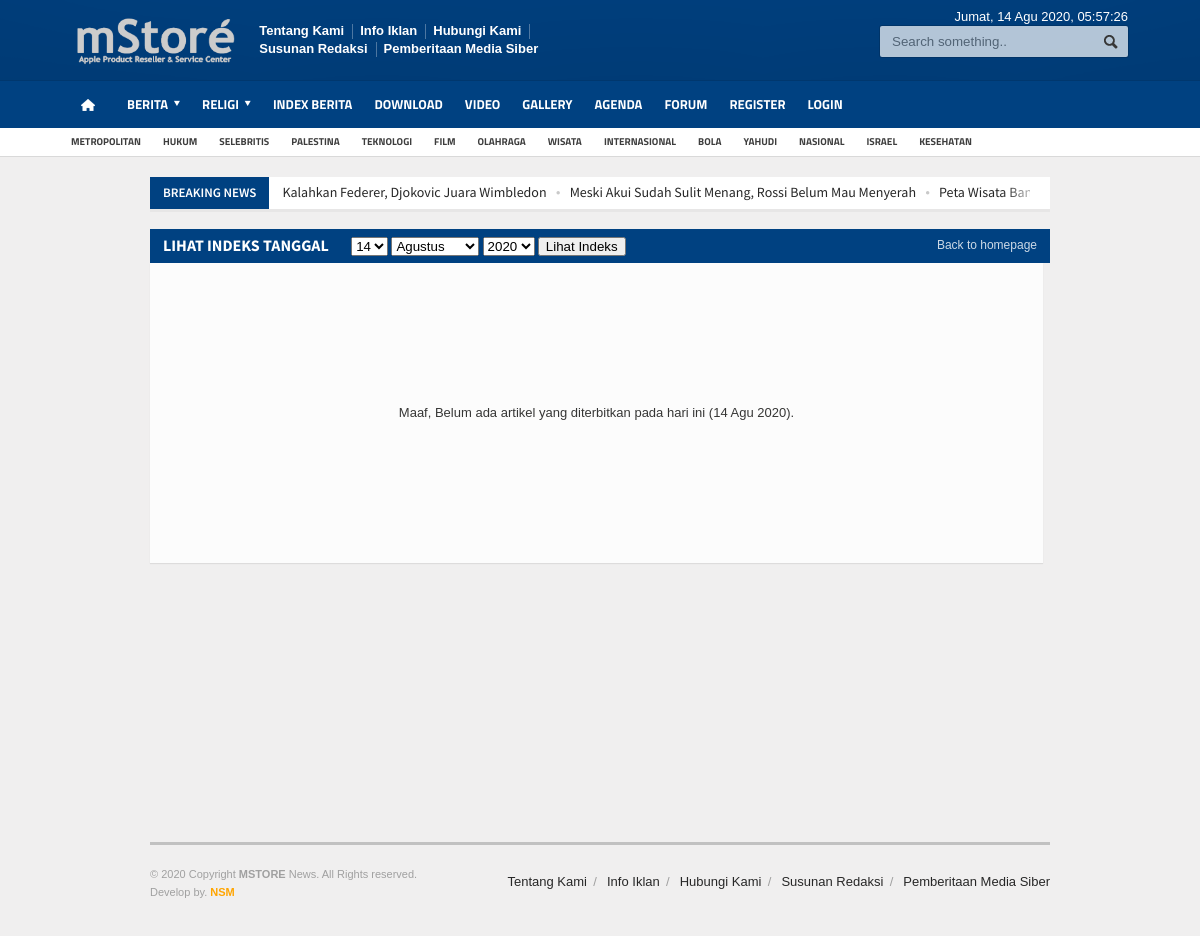
The page /index.php/berita/indeks_berita on the database its author committed.
### tables this page shows
CREATE TABLE `logo` (
  `id_logo` int(5) NOT NULL,
  `gambar` varchar(100) NOT NULL
);

CREATE TABLE `menu` (
  `id_menu` int(5) NOT NULL,
  `id_parent` int(5) NOT NULL DEFAULT 0,
  `nama_menu` varchar(255) NOT NULL,
  `link` varchar(100) NOT NULL,
  `aktif` enum('Ya','Tidak') NOT NULL DEFAULT 'Ya',
  `position` enum('Top','Bottom') DEFAULT 'Bottom',
  `urutan` int(3) NOT NULL
);

CREATE TABLE `tag` (
  `id_tag` int(5) NOT NULL,
  `nama_tag` varchar(100) NOT NULL,
  `username` varchar(50) NOT NULL,
  `tag_seo` varchar(100) NOT NULL,
  `count` int(5) NOT NULL
);

CREATE TABLE `berita` (
  `id_berita` int(5) NOT NULL,
  `id_kategori` int(5) NOT NULL,
  `username` varchar(30) NOT NULL,
  `judul` varchar(100) NOT NULL,
  `sub_judul` varchar(255) NOT NULL,
  `youtube` varchar(100) NOT NULL,
  `judul_seo` text NOT NULL,
  `headline` enum('Y','N') NOT NULL DEFAULT 'Y',
  `aktif` enum('Y','N') NOT NULL DEFAULT 'N',
  `utama` enum('Y','N') NOT NULL DEFAULT 'Y',
  `isi_berita` longtext NOT NULL,
  `keterangan_gambar` text NOT NULL,
  `hari` varchar(20) NOT NULL,
  `tanggal` date NOT NULL,
  `jam` time NOT NULL,
  `gambar` varchar(100) NOT NULL,
  `dibaca` int(5) NOT NULL DEFAULT 1,
  `tag` varchar(100) NOT NULL,
  `status` enum('Y','N') NOT NULL DEFAULT 'Y'
);

### application/libraries/Template.php (called while the page is built)
<?php if ( ! defined('BASEPATH')) exit('No direct script access allowed');
class Template {
		var $template_data = array();
		function set($name, $value)
		{
			$this->template_data[$name] = $value;
		}
		function load($template = '', $view = '' , $view_data = array(), $return = FALSE)
		{
			$this->CI =& get_instance();
			$this->set('contents', $this->CI->load->view($view, $view_data, TRUE));
			return $this->CI->load->view($template, $this->template_data, $return);
		}
}

### application/controllers/Berita.php (called while the page is built, shortened)
<?php
class Berita extends CI_Controller {
	function indeks_berita(){
		$data['title'] = 'Indeks Berita';
		$data['description'] = description();
		$data['keywords'] = keywords();
		$data['record'] = $this->model_utama->view('kategori');
		if (isset($_POST['filter'])){
			$bulan = strlen($_POST['bulan']);
			$tanggal = strlen($_POST['tanggal']);
			if ($bulan <= 1){ $bulann = '0'.$this->input->post('bulan'); }else{ $bulann = $this->input->post('bulan'); }
			if ($tanggal <= 1){ $tanggall = '0'.$this->input->post('tanggal'); }else{ $tanggall = $this->input->post('tanggal'); }
			$fil = $_POST['tahun'].'-'.$bulann.'-'.$tanggall;
			$data['hari_ini'] = $fil;
			$data['hitung'] = $this->model_utama->view_where('berita',array('tanggal'=>$fil));
		}else{
			$data['hari_ini'] = date('Y-m-d');
			$data['hitung'] = $this->model_utama->view_where('berita',array('tanggal'=>date('Y-m-d')));
		}
		$this->template->load(template().'/template',template().'/indeks_berita',$data);
	}
}

### index.php (called while the page is built, shortened)
<?php
require_once BASEPATH.'core/CodeIgniter.php';

### application/helpers/phpmu_helper.php (called while the page is built, shortened)
<?php
    function tgl_indo($tgl){
            $tanggal = substr($tgl,8,2);
            $bulan = getBulan(substr($tgl,5,2));
            $tahun = substr($tgl,0,4);
            return $tanggal.' '.$bulan.' '.$tahun;
    }
    function hari_ini($w){
        $seminggu = array("Minggu","Senin","Selasa","Rabu","Kamis","Jumat","Sabtu");
        $hari_ini = $seminggu[$w];
        return $hari_ini;
    }
    function getBulan($bln){
                switch ($bln){
                    case 8:
                        return "Agu";
                        break;
                }
            }

### application/helpers/engine_helper.php (called while the page is built, shortened)
<?php
    function template(){
        $ci = & get_instance();
        $query = $ci->db->query("SELECT folder FROM templates where aktif='Y'");
        $tmp = $query->row_array();
        if ($query->num_rows()>=1){
            return $tmp['folder'];
        }else{
            return 'errors';
        }
    }
    function background(){
        $ci = & get_instance();
        $bg = $ci->db->query("SELECT gambar FROM background ORDER BY id_background DESC LIMIT 1")->row_array();
        return $bg['gambar'];
    }

### application/models/Model_utama.php (called while the page is built, shortened)
<?php
class Model_utama extends CI_model{
    public function view_where($table,$data){
        $this->db->where($data);
        return $this->db->get($table);
    }
    public function view_ordering_limit($table,$order,$ordering,$baris,$dari){
        $this->db->select('*');
        $this->db->order_by($order,$ordering);
        $this->db->limit($dari, $baris);
        return $this->db->get($table);
    }
    public function view_where_ordering_limit($table,$data,$order,$ordering,$baris,$dari){
        $this->db->where($data);
        $this->db->order_by($order,$ordering);
        $this->db->limit($dari, $baris);
        return $this->db->get($table);
    }
    function kunjungan(){
        $ip      = $_SERVER['REMOTE_ADDR'];
        $tanggal = date("Y-m-d");
        $waktu   = time();
        $cekk = $this->db->query("SELECT * FROM statistik WHERE ip='$ip' AND tanggal='$tanggal'");
        $rowh = $cekk->row_array();
        if($cekk->num_rows() == 0){
            $datadb = array('ip'=>$ip, 'tanggal'=>$tanggal, 'hits'=>'1', 'online'=>$waktu);
            $this->db->insert('statistik',$datadb);
        }else{
            $hitss = $rowh['hits'] + 1;
            $datadb = array('ip'=>$ip, 'tanggal'=>$tanggal, 'hits'=>$hitss, 'online'=>$waktu);
            $array = array('ip' => $ip, 'tanggal' => $tanggal);
            $this->db->where($array);
            $this->db->update('statistik',$datadb);
        }
    }
}

### application/views/phpmu-magazine/template.php (the view, shortened to what this page needs)
<!DOCTYPE HTML>
<html lang = "en">
<head>
	<link type="text/css" rel="stylesheet" href="<?php echo base_url(); ?>template/<?php echo template(); ?>/background/<?php echo background(); ?>/reset.css" />
	<link type="text/css" rel="stylesheet" href="<?php echo base_url(); ?>template/<?php echo template(); ?>/background/<?php echo background(); ?>/main-stylesheet.css" />
	<link type="text/css" rel="stylesheet" href="<?php echo base_url(); ?>template/<?php echo template(); ?>/background/<?php echo background(); ?>/shortcode.css" />
	<link type="text/css" rel="stylesheet" href="<?php echo base_url(); ?>template/<?php echo template(); ?>/background/<?php echo background(); ?>/fonts.css" />
	<link type="text/css" rel="stylesheet" href="<?php echo base_url(); ?>template/<?php echo template(); ?>/background/<?php echo background(); ?>/responsive.css" />
	<link type="text/css" rel="stylesheet" href="<?php echo base_url(); ?>template/<?php echo template(); ?>/background/style.css">
	<link type="text/css" rel="stylesheet" href="<?php echo base_url(); ?>template/<?php echo template(); ?>/background/ideaboxWeather.css">
	<link type="text/css" rel="stylesheet" href="<?php echo base_url(); ?>template/<?php echo template(); ?>/slide/slide.css">
	<link rel="stylesheet" href="<?php echo base_url(); ?>template/<?php echo template(); ?>/lightbox/lightbox.css">
</head>
<body>
<div class="boxed">
	<div class="header">
		<?php include "header.php"; ?>
	</div>
	<div class="content">
		<div class="wrapper">
			<div class="breaking-news">
				<span class="the-title">Breaking News</span>
				<ul>
					<?php
					  $terkini = $this->model_utama->view_where_ordering_limit('berita',array('status' => 'Y'),'id_berita','DESC',0,10);
					  foreach ($terkini->result_array() as $row) {
						echo "<li><a href='$row[judul_seo]'>$row[judul]</a></li>";
					  }
					?>
				</ul>
			</div>
			<div class="main-content">
				<?php echo $contents; ?>
			</div>
		</div>
	</div>
	<footer>
		<div class="footer">
			<?php
				include "footer.php";
			?>
		</div>
	</footer>
</div>
</body>
</html>

### application/views/phpmu-magazine/indeks_berita.php (shortened to what this page needs)
<div class="main-page full-width">
	<div class="content-block main">
		<div class="block">
			<div class="block-title">
				<a href="index.php" class="right">Back to homepage</a>
				<h2><?php
					echo "<form action='".base_url()."berita/indeks_berita' method='POST'>
						Lihat Indeks Tanggal &nbsp; &nbsp; &nbsp;
						<select name='tanggal' class='select'>";
							for($n=1; $n<=31; $n++){
								if (isset($_POST['filter'])){ $tgls = $_POST['tanggal']; }else{ $tgls = date("d"); }
								if ($tgls==$n){
									echo "<option value='$n' selected>$n</option>";
								}else{
									echo "<option value='$n'>$n</option>";
								}
							}
						echo "</select>
						<select name='bulan' class='select'> ";
							$bln = array('','Januari','Februari','Maret','April','Mei','Juni','Juli','Agustus','September','Oktober','November','Desember');
							for($n=1; $n<=12; $n++){
								if (isset($_POST['filter'])){ $blns = $_POST['bulan']; }else{ $blns = date("n"); }
								if ($blns == $n){
									echo "<option value='$n' selected>$bln[$n]</option>";
								}else{
									echo "<option value='$n'>$bln[$n]</option>";
								}
							}
						echo "</select>
						<select name='tahun' class='select'> ";
							for($n=2008; $n<=date('Y'); $n++){
								if (isset($_POST['filter'])){ $year = $_POST['tahun']; }else{ $year = date("Y"); }
								if ($year == $n){
									echo "<option value='$n' selected>$n</option>";
								}else{
									echo "<option value='$n'>$n</option>";
								}
							}
						echo "</select>
								<input style='padding:0px 6px 0px 6px;' type='submit' name='filter' value='Lihat Indeks'>";
					  echo "</form>";
					?>
				</h2>
			</div>
			<div style='width:97%' class="block-content archive">
			<?php
			if ($hitung->num_rows()<1){
				echo "<center style='padding:15%'>Maaf, Belum ada artikel yang diterbitkan pada hari ini (".tgl_indo($hari_ini).").</center>";
			}
			?>
			</div>
		</div>
	</div>
</div>

### application/views/phpmu-magazine/header.php (shortened to what this page needs)
<?php
echo "<div class='wrapper'>
	<div class='header-logo'>";
		  $logo = $this->model_utama->view_ordering_limit('logo','id_logo','DESC',0,1);
		  foreach ($logo->result_array() as $row) {
			echo "<a href='".base_url()."'><img style='max-height:50px' src='".base_url()."asset/logo/$row[gambar]'/></a>";
		  }
	echo "</div>
	<div class='header-menu'>
		<ul>";
			  $topmenu = $this->model_utama->view_where_ordering_limit('menu',array('position' => 'Top','aktif' => 'Ya'),'urutan','ASC',0,5);
			  foreach ($topmenu->result_array() as $row) {
			  	if(preg_match("/^http/", $row['link'])) {
                    echo "<li><a href='$row[link]'>$row[nama_menu]</a></li>";
                }else{
                    echo "<li><a href='".base_url()."$row[link]'>$row[nama_menu]</a></li>";
                }
			  }
		echo "</ul>
	</div>
	<div class='header-addons'>
		<span class='city'>
		  ".hari_ini(date('w')).", ".tgl_indo(date('Y-m-d')).", <span id='jam'></span></span>
		<div class='header-search'>
			".form_open('berita/index')."
				<input type='text' placeholder='Search something..'' name='kata' class='search-input' required/>
				<input type='submit' value='Search' name='cari' class='search-button'/>
			</form>
		</div>
	</div>
</div>
<div class='main-menu sticky'>
	<div class='wrapper'>";
		function main_menu() {
			$ci = & get_instance();
	        $query = $ci->db->query("SELECT id_menu, nama_menu, link, id_parent FROM menu where aktif='Ya' AND position='Bottom' order by urutan");
	        $menu = array('items' => array(),'parents' => array());
	        foreach ($query->result() as $menus) {
	            $menu['items'][$menus->id_menu] = $menus;
	            $menu['parents'][$menus->id_parent][] = $menus->id_menu;
	        }
	        if ($menu) {
	            $result = build_main_menu(0, $menu);
	            return $result;
	        }else{
	            return FALSE;
	        }
	    }
		function build_main_menu($parent, $menu) {
	        $html = "";
	        if (isset($menu['parents'][$parent])) {
	        	if ($parent=='0'){
		            $html .= "<ul class='the-menu'>
		            			<li><a href='".base_url()."' style='background: url(".base_url()."asset/images/home.png) no-repeat center; font-size:0; width:34px;'><br></a></li>";
		        }else{
		        	$html .= "<ul>";
		        }
	            foreach ($menu['parents'][$parent] as $itemId) {
	                if (!isset($menu['parents'][$itemId])) {
	                    if(preg_match("/^http/", $menu['items'][$itemId]->link)) {
	                        $html .= "<li><a target='_BLANK' href='".$menu['items'][$itemId]->link."'>".$menu['items'][$itemId]->nama_menu."</a></li>";
	                    }else{
	                        $html .= "<li><a href='".base_url().''.$menu['items'][$itemId]->link."'>".$menu['items'][$itemId]->nama_menu."</a></li>";
	                    }
	                }
	                if (isset($menu['parents'][$itemId])) {
	                    if(preg_match("/^http/", $menu['items'][$itemId]->link)) {
	                        $html .= "<li><a target='_BLANK' href='".$menu['items'][$itemId]->link."'><span>".$menu['items'][$itemId]->nama_menu."</span></a>";
	                    }else{
	                        $html .= "<li><a href='".base_url().''.$menu['items'][$itemId]->link."'><span>".$menu['items'][$itemId]->nama_menu."</span></a>";
	                    }
	                    $html .= build_main_menu($itemId, $menu);
	                    $html .= "</li>";
	                }
	            }
	            $html .= "</ul>";
	        }
	        return $html;
	    }
	    echo main_menu();
	echo "</div>
</div>
<div class='secondary-menu'>
	<div class='wrapper'>
		<ul>";
				$tag = $this->model_utama->view_ordering_limit('tag','id_tag','RANDOM',0,14);
		  		foreach ($tag->result_array() as $row) {
					echo "<li><a href='".base_url()."tag/detail/$row[tag_seo]'>$row[nama_tag]</a></li>";
				}
		echo "</ul>
	</div>
</div>";

### application/views/phpmu-magazine/footer.php
<?php
echo "<div class='wrapper'>
	<ul class='right'>";
		$topmenu2 = $this->model_utama->view_where_ordering_limit('menu',array('position' => 'Top','aktif' => 'Ya'),'urutan','ASC',0,5);
			foreach ($topmenu2->result_array() as $row) {
			echo "<li><a href='$row[link]'>$row[nama_menu]</a></li>";
		}
	echo "</ul>
	<p>&copy; ".date('Y')." Copyright <b>MSTORE</b> News. All Rights reserved.<br/>Develop by. <b style='color:orange'>NSM</b></p>
</div>";

### template/phpmu-magazine/background/blue/shortcode.css (style rules this page uses)
p { display: block; margin-bottom: 15px; }

### template/phpmu-magazine/background/blue/responsive/desktop.css (style rules this page uses)
@media only screen and (max-width: 1200px) { .boxed { min-width: 320px!important; } }
@media only screen and (max-width: 1200px) { .wrapper { width: 900px; } }
@media only screen and (max-width: 1200px) { .header .header-menu { width: 37%; } }

### rows shown on the page
logo: gambar (picture)
menu: nama_menu "Tentang Kami"
menu: nama_menu "Info Iklan"
menu: nama_menu "Hubungi Kami"
menu: nama_menu "Susunan Redaksi"
menu: nama_menu "Pemberitaan Media Siber"
menu: nama_menu "BERITA"
menu: nama_menu "RELIGI"
menu: nama_menu "INDEX BERITA"
menu: nama_menu "DOWNLOAD"
menu: nama_menu "VIDEO"
menu: nama_menu "GALLERY"
menu: nama_menu "AGENDA"
menu: nama_menu "FORUM"
menu: nama_menu "REGISTER"
menu: nama_menu "LOGIN"
tag: nama_tag "METROPOLITAN"
tag: nama_tag "HUKUM"
tag: nama_tag "SELEBRITIS"
tag: nama_tag "PALESTINA"
tag: nama_tag "TEKNOLOGI"
tag: nama_tag "FILM"
tag: nama_tag "OLAHRAGA"
tag: nama_tag "WISATA"
tag: nama_tag "INTERNASIONAL"
tag: nama_tag "BOLA"
tag: nama_tag "YAHUDI"
tag: nama_tag "NASIONAL"
tag: nama_tag "ISRAEL"
tag: nama_tag "KESEHATAN"
berita: judul "Kalahkan Federer, Djokovic Juara Wimbledon"
berita: judul "Meski Akui Sudah Sulit Menang, Rossi Belum Mau Menyerah"
berita: judul "Peta Wisata…"

### other values the page prints
tgl_indo($hari_ini) "14 Agu 2020"
form field tanggal "14"
form field bulan "Agustus"
form field tahun "2020"
